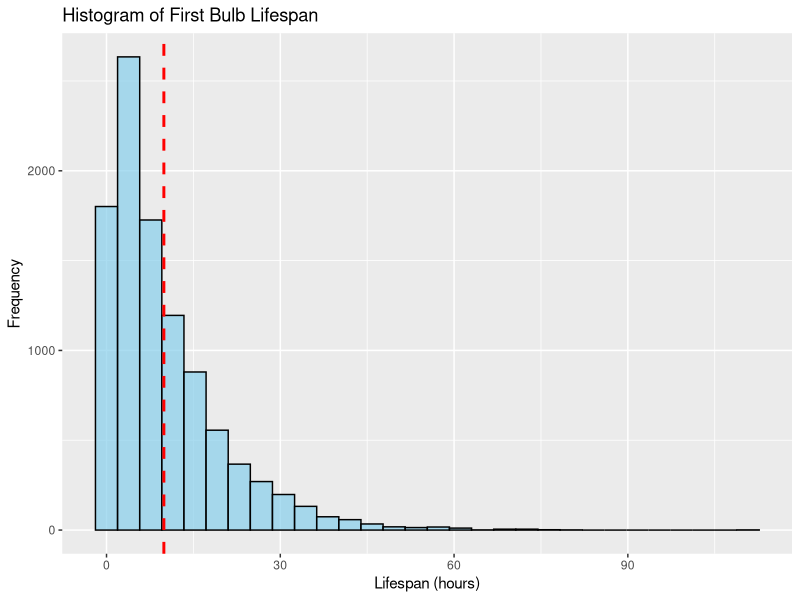
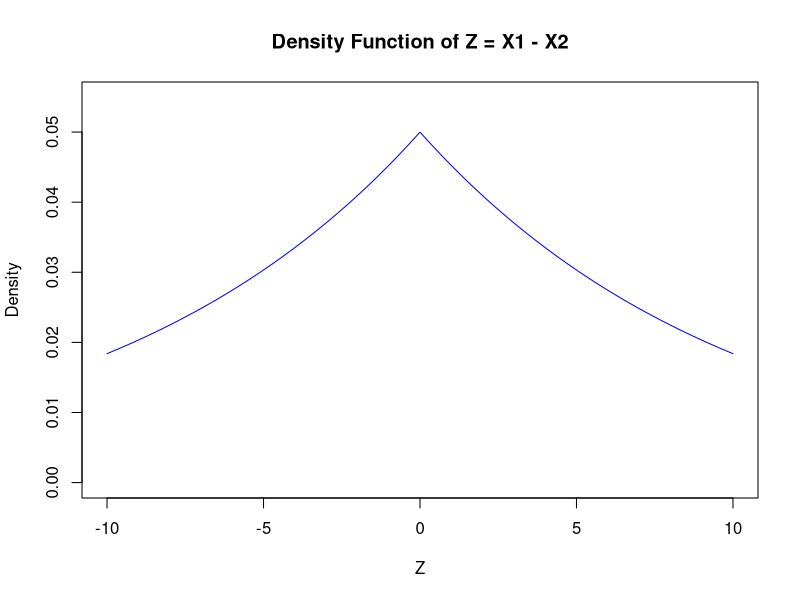

The R script that drew these images, in order:
## ---- chunk 1
knitr::opts_chunk$set(tidy.opts=list(width.cutoff=80), tidy=TRUE)
## ---- chunk 2
suppressMessages(library(tidyverse))
## ---- chunk 3
# Define the given variables
N0 <- 100
lambda <- 1/1000
Nt <- 99

# Solve for t
t <- -log(Nt/N0) / lambda

# Print the result
print(t)

## ---- chunk 4
library(ggplot2)
# Set the seed for reproducibility
set.seed(42)

# Define the parameters
N0 <- 100
lambda <- 1/1000
num_simulations <- 10000

# Simulate the lifespans of the bulbs
bulb_lifespans <- replicate(num_simulations, {
  min(rexp(N0, rate = lambda))
})

# Calculate the mean lifespan
mean_lifespan <- mean(bulb_lifespans)

# Create a histogram plot with suppressed warnings
suppressWarnings({
  ggplot() +
    geom_histogram(aes(x = bulb_lifespans), bins = 30, fill = "skyblue", color = "black", alpha = 0.7) +
    geom_vline(xintercept = mean_lifespan, color = "red", linetype = "dashed", size = 1) +
    labs(title = "Histogram of First Bulb Lifespan",
         x = "Lifespan (hours)",
         y = "Frequency")
})

## ---- chunk 5
# Define the lambda parameter
lambda <- 0.1  # Adjust as needed

# Define the density function for Z
fz <- function(z) {
  0.5 * lambda * exp(-lambda * abs(z))
}

# Generate a range of values for Z
z_values <- seq(-10, 10, length.out = 1000)

# Calculate the density values for Z
density_values <- fz(z_values)

# Plot the density function
plot(z_values, density_values, type = "l", col = "blue",
     xlab = "Z", ylab = "Density",
     main = "Density Function of Z = X1 - X2",
     ylim = c(0, max(density_values) * 1.1))

## ---- chunk 6
mu <- 10
sigma <- sqrt(100/3)
## ---- chunk 7
k <- 2 / sigma
1 / k^2
## ---- chunk 8
k <- 5 / sigma
1 / k^2
## ---- chunk 9
k <- 9 / sigma
1 / k^2
## ---- chunk 10
k <- 20 / sigma
1 / k^2
## ---- chunk 11
# Given values
mu <- 10
sigma <- sqrt(100/3)

# Function to calculate upper bound using Chebyshev's Inequality
chebyshev_upper_bound <- function(k) {
  return(1 / k^2)
}

# Define scenarios
scenarios <- list(
  "P(|X - 10| ≥ 2)" = 2,
  "P(|X - 10| ≥ 5)" = 5,
  "P(|X - 10| ≥ 9)" = 9,
  "P(|X - 10| ≥ 20)" = 20
)

# Calculate and store upper bounds for each scenario
results <- data.frame(Scenario = character(), Upper_Bound = numeric())

for (scenario_name in names(scenarios)) {
  k <- scenarios[[scenario_name]] / sigma
  upper_bound <- chebyshev_upper_bound(k)
  results <- rbind(results, data.frame(Scenario = scenario_name, Upper_Bound = upper_bound))
}

## ---- chunk 12
# Display results in a nice table
library(knitr)
kable(results)
